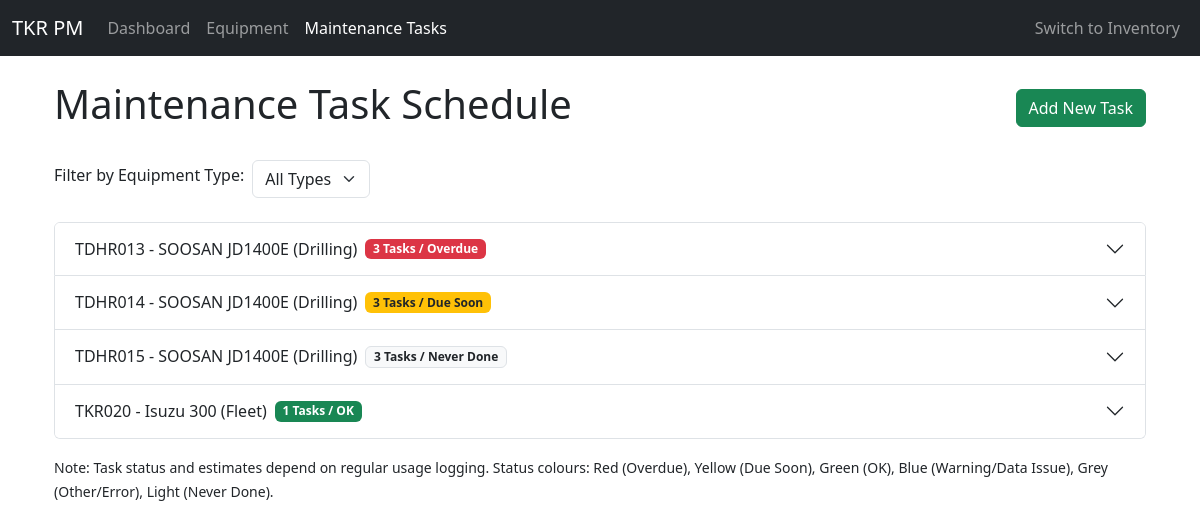
The page /planned-maintenance/tasks on the database its author committed.
### app/models.py (models this page shows, shortened)
class Equipment(db.Model):
    id = db.Column(db.Integer, primary_key=True)
    code = db.Column(db.String(20), nullable=False, unique=True)
    name = db.Column(db.String(100), nullable=False)
    type = db.Column(db.String(50), nullable=False, index=True) # Added index
    checklist_required = db.Column(db.Boolean, default=False)
    status = db.Column(db.String(50), nullable=False, default='Operational', index=True)
    maintenance_tasks = db.relationship('MaintenanceTask', backref='equipment_ref', lazy='dynamic')
    job_cards = db.relationship('JobCard', backref='equipment_ref', lazy='dynamic')
    checklists = db.relationship('Checklist', backref='equipment_ref', lazy='dynamic')
    usage_logs = db.relationship('UsageLog', backref='equipment_ref', lazy='dynamic')
    plan_entries = db.relationship('MaintenancePlanEntry', backref='equipment', lazy='dynamic') # Added backref

### app/planned_maintenance/routes.py (the view)
@bp.route('/tasks', methods=['GET'])
def tasks_list():
    logging.debug("--- Entering tasks_list route ---")
    try:
        type_filter = request.args.get('type')
        query = MaintenanceTask.query.join(Equipment)
        if type_filter:
            query = query.filter(Equipment.type == type_filter)
        all_tasks_query = query.options(db.joinedload(MaintenanceTask.equipment_ref)).order_by(Equipment.code, Equipment.name, MaintenanceTask.id).all()
        current_time_for_list = datetime.utcnow() # Naive UTC
        logging.debug(f"Tasks List using current_time: {current_time_for_list}")
        tasks_by_equipment = defaultdict(list) # Use defaultdict for easier appending
        for task in all_tasks_query:
            if not task.equipment_ref:
                logging.error(f"Task {task.id} is missing equipment reference. Skipping.")
                continue
            eq_key = (task.equipment_ref.code, task.equipment_ref.name, task.equipment_ref.type)
            status, due_info, due_date, last_performed_info, next_due_info, estimated_days_info = \
                calculate_task_due_status(task, current_time_for_list)
            task.due_status = status # Store the full status string
            task.due_info = due_info
            task.due_date = due_date
            task.last_performed_info = last_performed_info
            task.next_due_info = next_due_info
            task.estimated_days_info = estimated_days_info
            tasks_by_equipment[eq_key].append(task)
        status_config = {
            'Overdue':          (1, 'Overdue'),
            'Due Soon':         (2, 'Due Soon'),
            'Warning':          (3, 'Warning'),
            'Error':            (4, 'Error'), # Separate Error from Warning?
            'Never Performed':  (5, 'Never Done'),
            'OK':               (6, 'OK'),
            'Unknown':          (7, 'Unknown')
        }
        default_priority = 99
        default_label = 'Unknown'
        ok_priority = status_config.get('OK', (default_priority, default_label))[0]
        ok_label = status_config.get('OK', (default_priority, default_label))[1]
        processed_tasks_data = {}
        sorted_equipment_keys = sorted(tasks_by_equipment.keys())
        for eq_key in sorted_equipment_keys:
            tasks_list_for_eq = tasks_by_equipment[eq_key]
            highest_priority_level_found = ok_priority # Start assuming OK priority
            for task in tasks_list_for_eq:
                if not hasattr(task, 'due_status') or not isinstance(task.due_status, str):
                    logging.warning(f"Task {getattr(task, 'id', 'N/A')} missing valid due_status attribute. Assigning default priority.")
                    current_prio = default_priority
                else:
                    current_status_str = task.due_status # e.g., "Due Soon (First)"
                    current_prio = default_priority # Default if no match found below
                    matched_base = None
                    if 'Overdue' in current_status_str: matched_base = 'Overdue'
                    elif 'Due Soon' in current_status_str: matched_base = 'Due Soon'
                    elif 'Warning' in current_status_str: matched_base = 'Warning'
                    elif 'Error' in current_status_str: matched_base = 'Error'
                    elif 'Never Performed' in current_status_str: matched_base = 'Never Performed'
                    elif 'OK' in current_status_str: matched_base = 'OK' # Must be checked after more specific ones
                    elif 'Unknown' in current_status_str: matched_base = 'Unknown'
                    if matched_base and matched_base in status_config:
                        current_prio = status_config[matched_base][0]
                    else:
                         logging.warning(f"Status '{current_status_str}' for task {task.id} did not map to a known base status in status_config. Using default priority.")
                if current_prio < highest_priority_level_found:
                    highest_priority_level_found = current_prio
                    logging.debug(f"  Eq {eq_key}: New highest prio level found: {highest_priority_level_found} from task {task.id} (status: {task.due_status})")
            final_header_label = default_label # Default
            for base_status, (prio, label) in status_config.items():
                if prio == highest_priority_level_found:
                    final_header_label = label
                    break # Found the matching label
            logging.debug(f"Eq {eq_key}: Final highest prio level: {highest_priority_level_found}, Assigned Header Label: '{final_header_label}'")
            def get_tasks_sort_key(task_item):
                sort_prio = default_priority # Default
                sort_matched_base = None
                if hasattr(task_item, 'due_status') and isinstance(task_item.due_status, str):
                    status_str = task_item.due_status
                    if 'Overdue' in status_str: sort_matched_base = 'Overdue'
                    elif 'Due Soon' in status_str: sort_matched_base = 'Due Soon'
                    elif 'Warning' in status_str: sort_matched_base = 'Warning'
                    elif 'Error' in status_str: sort_matched_base = 'Error'
                    elif 'Never Performed' in status_str: sort_matched_base = 'Never Performed'
                    elif 'OK' in status_str: sort_matched_base = 'OK'
                    elif 'Unknown' in status_str: sort_matched_base = 'Unknown'
                    if sort_matched_base and sort_matched_base in status_config:
                        sort_prio = status_config[sort_matched_base][0]
                return sort_prio
            try:
                 tasks_list_for_eq.sort(key=get_tasks_sort_key)
            except Exception as eq_sort_exc:
                logging.error(f"Error sorting tasks for equipment {eq_key}: {eq_sort_exc}", exc_info=True)
            processed_tasks_data[eq_key] = {
                'tasks': tasks_list_for_eq,
                'header_status': final_header_label # Use the label derived from the highest priority
            }
        equipment_types = db.session.query(Equipment.type).distinct().order_by(Equipment.type).all()
        equipment_types = [t[0] for t in equipment_types]
        logging.debug("--- Rendering pm_tasks.html ---")
        return render_template(
            'pm_tasks.html',
            tasks_data=processed_tasks_data, # Pass the new structure
            equipment_types=equipment_types,
            type_filter=type_filter,
            title='Maintenance Tasks'
        )
    except Exception as e:
        logging.error(f"--- Error loading tasks_list page: {e} ---", exc_info=True)
        flash(f"Error loading maintenance tasks: {e}", "danger")
        return render_template('pm_tasks.html',
                               tasks_data={},
                               equipment_types=[],
                               type_filter=request.args.get('type'),
                               title='Maintenance Tasks',
                               error=True)

### app/planned_maintenance/templates/pm_tasks.html (shortened to what this page needs)
{% extends "pm_base.html" %}
{% block content %}
<div class="container">
    <div class="d-flex justify-content-between align-items-center mb-4">
        <h1>Maintenance Task Schedule</h1>
        <a href="{{ url_for('planned_maintenance.add_task') }}" class="btn btn-success">Add New Task</a>
    </div>
    <div class="mb-4">
        <form method="GET" action="{{ url_for('planned_maintenance.tasks_list') }}">
            <div class="row g-2 align-items-center">
                <div class="col-auto">
                    <label for="typeFilter" class="form-label">Filter by Equipment Type:</label>
                </div>
                <div class="col-auto">
                    <select name="type" id="typeFilter" class="form-select" onchange="this.form.submit()">
                        <option value="">All Types</option>
                    </select>
                </div>
            </div>
        </form>
    </div>
    {% if tasks_data %}
        <div class="accordion" id="tasksAccordion">
            {% for (code, name, eq_type), data in tasks_data.items() %}
                {% set tasks = data.tasks %}
                {% set header_status = data.header_status %}
                <div class="accordion-item">
                    <h2 class="accordion-header" id="heading-{{ loop.index }}">
                        <button class="accordion-button collapsed" type="button"
                                data-bs-toggle="collapse" data-bs-target="#collapse-{{ loop.index }}"
                                aria-expanded="false"
                                aria-controls="collapse-{{ loop.index }}">
                            {{ code }} - {{ name }} ({{ eq_type }})
                            <span class="ms-2 badge
                                {% if header_status == 'Overdue' %}bg-danger
                                {% elif header_status == 'Due Soon' %}bg-warning text-dark
                                {% elif header_status == 'Warning' %}bg-info text-dark
                                {% elif header_status == 'Error' %}bg-secondary
                                {% elif header_status == 'Never Done' %}bg-light text-dark border
                                {% else %}bg-success
                                {% endif %}">
                                {{ tasks|length }} Tasks / {{ header_status }}
                            </span>
                        </button>
                    </h2>
                </div>
            {% endfor %}
        </div>
        <p class="mt-3"><small>Note: Task status and estimates depend on regular usage logging. Status colours: Red (Overdue), Yellow (Due Soon), Green (OK), Blue (Warning/Data Issue), Grey (Other/Error), Light (Never Done).</small></p>
    {% endif %}
</div>
{% endblock %}

### rows shown on the page
Equipment: tasks_data "TDHR013", tasks_data "SOOSAN JD1400E", tasks_data "Drilling"
Equipment: tasks_data "TDHR014", tasks_data "SOOSAN JD1400E", tasks_data "Drilling"
Equipment: tasks_data "TDHR015", tasks_data "SOOSAN JD1400E", tasks_data "Drilling"
Equipment: tasks_data "TKR020", tasks_data "Isuzu 300", tasks_data "Fleet"

### other values the page prints
{{ tasks|length }} "3" "3" "3" "1"
{{ header_status }} "Overdue" "Due Soon" "Never Done" "OK"
